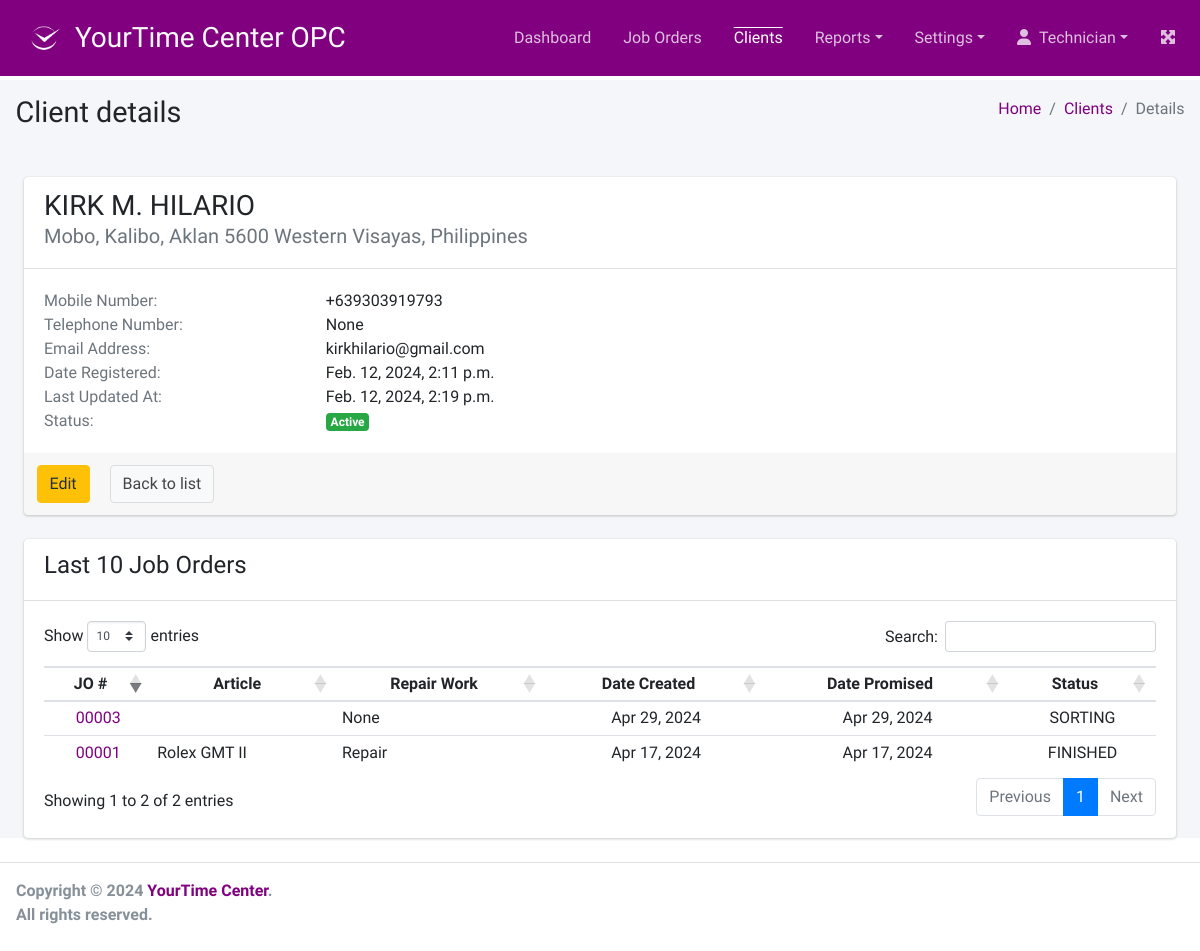
The app's page /client/1/detail (signed in), older data.
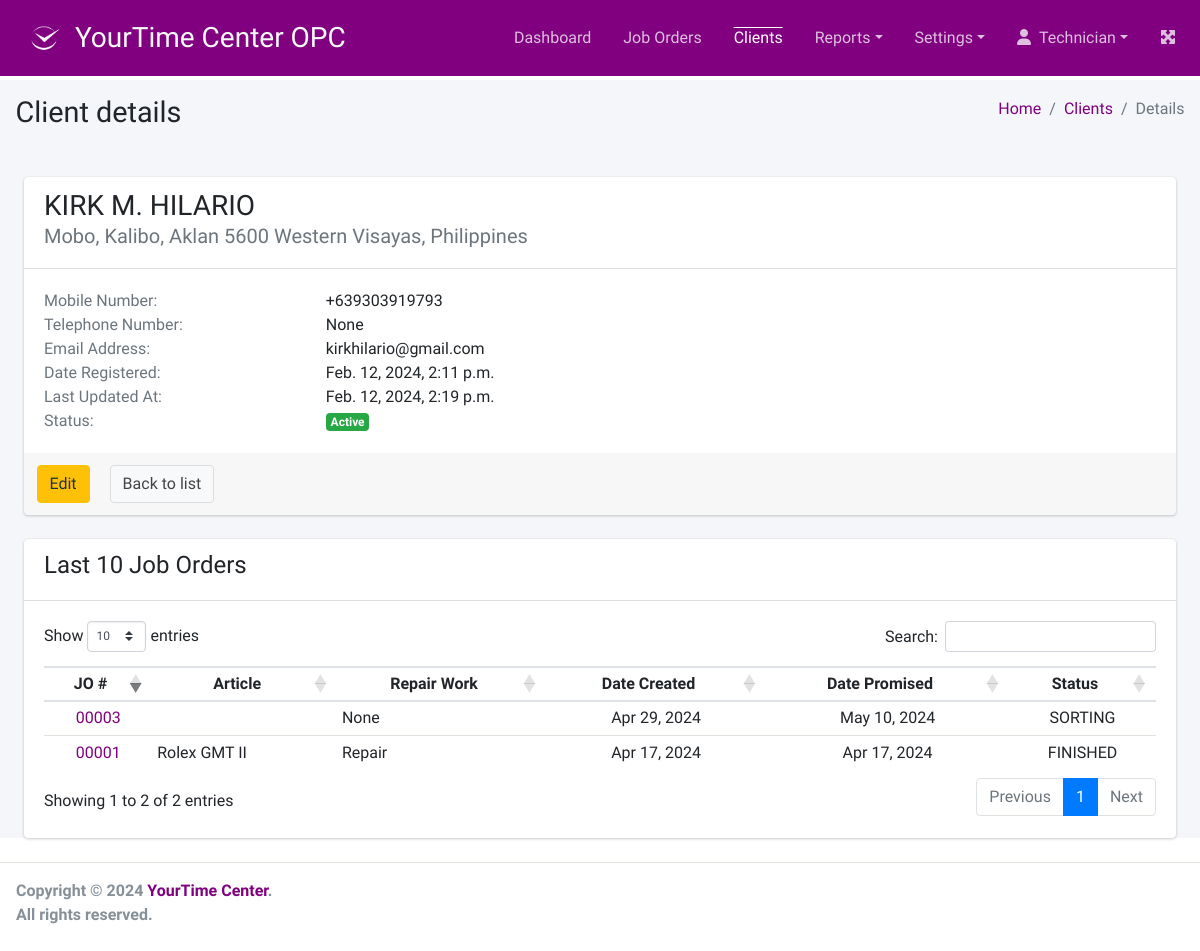
The same page, newer data.
### joborder/models.py (models this page shows, shortened)
class JobOrder(models.Model):
    client = models.ForeignKey(
        Client,
        verbose_name=_("Client"),
        related_name="client_jo",
        on_delete=models.CASCADE
    )
    watch = models.OneToOneField(
        Watch,
        verbose_name=_("Watch"),
        related_name="watch_jo",
        on_delete=models.CASCADE,
        null=True, blank=True
    )
    repair_work = models.ForeignKey(
        RepairWork,
        verbose_name=_("Repair Work"),
        related_name="repair_work_jo",
        on_delete=models.CASCADE,
        null=True, blank=True
    )
    notices = models.TextField(
        _("Notices"),
        null=True, blank=True
    )
    condition = models.CharField(
        _("Condition"),
        max_length=254,
        null=True, blank=True
    )
    external_case_and_bracelet = models.ForeignKey(
        ExternalCaseAndBracelet,
        verbose_name=_("External Case and Bracelet"),
        related_name="case_bracelet_jo",
        on_delete=models.CASCADE,
        null=True, blank=True
    )
    warranty = models.ForeignKey(
        Warranty,
        verbose_name=_("Warranty"),
        related_name="warranty",
        on_delete=models.CASCADE,
        null=True, blank=True
    )
    assigned_technician = models.ForeignKey(
        'access.Employee',
        verbose_name=_("Assigned Technician"),
        related_name="assigned_technician_jo",
        on_delete=models.CASCADE,
        null=True, blank=True
    )
    current_status = models.CharField(
        _("Current Status"),
        max_length=25,
        choices=JO_STATUS,
        default='SORTING'
    )
    created_at = models.DateField(auto_now_add=True)
    promise_date = models.DateField(
        _("Promise Date"),
        null=True, blank=True,
        default=timezone.now
    )
    closed_at = models.DateField(
        _("Closed At"),
        null=True, blank=True
    )
    objects = models.Manager()
    conditions = Conditions()
    overdues = OverDues()
    due_in_a_week = DueInAWeek()
    open_jobs = OpenJobOrders()
    closed_on_time = ClosedOnTime()
    closed_late = ClosedLate()

### client/views.py (the view)
@method_decorator(login_required, name='dispatch')
class ClientDetailView(DetailView):
    model = Client
    template_name = "client/client_detail.html"
    context_object_name = 'client'

### customization/models.py (called while the page is built)
    def __str__(self):
        return self.description.title()

### templates/client/client_detail.html (shortened to what the changed rows need)
{% extends '../base.html' %}
{% load static %}
{% load humanize %}
{% load form_tags %}
{% block page_title %}Client details{% endblock page_title %}
{% block main_content %}
    <div class="card m-4">
        {% if client.client_jo.all.exists %}
        <div class="card-body table-responsive">
            <table id="table" class="table table-hover table-head-fixed table-sm">
                <thead>
                    <tr>
                        <th class="text-center">JO #</th>
                        <th class="text-center">Article</th>
                        <th class="text-center">Repair Work</th>
                        <th class="text-center">Date Created</th>
                        <th class="text-center">Date Promised</th>
                        <th class="text-center">Status</th>
                    </tr>
                </thead>
                <tbody>
                    {% for jo in client.client_jo.all|dictsortreversed:"created_at"|slice:":10" %}
                        <tr>
                            <td class="text-center">
                                <a href="{% url 'jo_details' jo.pk %}">{{ jo.pk|stringformat:"05d" }}</a>
                            </td>
                            <td>{{ jo.watch.article }}</td>
                            <td>{{ jo.repair_work }}</td>
                            <td class="text-center">{{ jo.created_at|date:"M d, Y" }}</td>
                            <td class="text-center">{{ jo.promise_date|date:"M d, Y" }}</td>
                            <td class="text-center">{{ jo.current_status }}</td>
                        </tr>
                    {% endfor %}
                </tbody>
            </table>
        </div>
        {% else %}
        <div class="card-body">
            <p class="card-text">No job orders found.</p>
        </div>
        {% endif %}
    </div>
{% endblock main_content %}

Row changes from the older to the newer data that the page shows:
changed JobOrder "None": promise_date "Apr 29, 2024" → "May 10, 2024"
